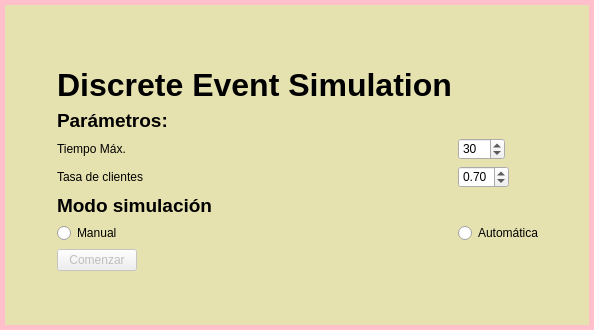
<?xml version="1.0" encoding="UTF-8"?>
<ui version="4.0">
 <class>MainWindow</class>
 <widget class="QWidget" name="MainWindow">
  <property name="geometry">
   <rect>
    <x>0</x>
    <y>0</y>
    <width>594</width>
    <height>330</height>
   </rect>
  </property>
  <property name="windowTitle">
   <string>DES</string>
  </property>
  <property name="styleSheet">
   <string notr="true">#MainWindow{
background-color: rgb(230, 226, 175);
border: 5px solid pink;
}</string>
  </property>
  <layout class="QFormLayout" name="formLayout">
   <property name="fieldGrowthPolicy">
    <enum>QFormLayout::FieldsStayAtSizeHint</enum>
   </property>
   <property name="rowWrapPolicy">
    <enum>QFormLayout::DontWrapRows</enum>
   </property>
   <property name="labelAlignment">
    <set>Qt::AlignJustify|Qt::AlignVCenter</set>
   </property>
   <property name="formAlignment">
    <set>Qt::AlignCenter</set>
   </property>
   <property name="leftMargin">
    <number>0</number>
   </property>
   <property name="topMargin">
    <number>38</number>
   </property>
   <property name="rightMargin">
    <number>0</number>
   </property>
   <item row="2" column="0">
    <widget class="QLabel" name="label">
     <property name="font">
      <font>
       <pointsize>24</pointsize>
       <weight>75</weight>
       <bold>true</bold>
      </font>
     </property>
     <property name="text">
      <string>Discrete Event Simulation</string>
     </property>
     <property name="alignment">
      <set>Qt::AlignCenter</set>
     </property>
    </widget>
   </item>
   <item row="3" column="0">
    <widget class="QLabel" name="label_6">
     <property name="font">
      <font>
       <pointsize>14</pointsize>
       <weight>75</weight>
       <bold>true</bold>
      </font>
     </property>
     <property name="text">
      <string>Parámetros:</string>
     </property>
    </widget>
   </item>
   <item row="4" column="0">
    <widget class="QLabel" name="label_2">
     <property name="text">
      <string>Tiempo Máx.</string>
     </property>
    </widget>
   </item>
   <item row="5" column="0">
    <widget class="QLabel" name="label_3">
     <property name="text">
      <string>Tasa de clientes</string>
     </property>
    </widget>
   </item>
   <item row="5" column="1">
    <widget class="QDoubleSpinBox" name="tasa_llegada">
     <property name="minimum">
      <double>0.100000000000000</double>
     </property>
     <property name="maximum">
      <double>1.000000000000000</double>
     </property>
     <property name="singleStep">
      <double>0.100000000000000</double>
     </property>
     <property name="value">
      <double>0.700000000000000</double>
     </property>
    </widget>
   </item>
   <item row="6" column="0">
    <widget class="QLabel" name="label_5">
     <property name="font">
      <font>
       <pointsize>14</pointsize>
       <weight>75</weight>
       <bold>true</bold>
      </font>
     </property>
     <property name="text">
      <string>Modo simulación</string>
     </property>
    </widget>
   </item>
   <item row="7" column="0">
    <widget class="QRadioButton" name="boton_manual">
     <property name="text">
      <string>Manual</string>
     </property>
    </widget>
   </item>
   <item row="7" column="1">
    <widget class="QRadioButton" name="boton_auto">
     <property name="text">
      <string>Automática</string>
     </property>
    </widget>
   </item>
   <item row="9" column="0">
    <widget class="QLabel" name="label_4">
     <property name="text">
      <string/>
     </property>
    </widget>
   </item>
   <item row="8" column="0">
    <widget class="QPushButton" name="boton_comenzar">
     <property name="enabled">
      <bool>false</bool>
     </property>
     <property name="text">
      <string>Comenzar</string>
     </property>
     <property name="checkable">
      <bool>false</bool>
     </property>
    </widget>
   </item>
   <item row="4" column="1">
    <widget class="QSpinBox" name="tiempo_max">
     <property name="minimum">
      <number>10</number>
     </property>
     <property name="maximum">
      <number>500</number>
     </property>
     <property name="value">
      <number>30</number>
     </property>
    </widget>
   </item>
  </layout>
 </widget>
 <resources/>
 <connections/>
</ui>
